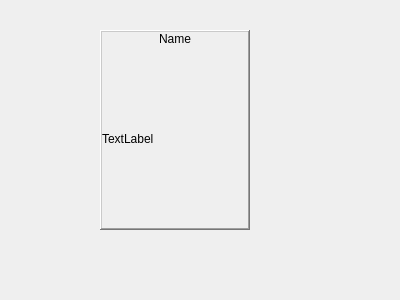
<?xml version="1.0" encoding="UTF-8"?>
<ui version="4.0">
 <class>Form</class>
 <widget class="QWidget" name="Form">
  <property name="geometry">
   <rect>
    <x>0</x>
    <y>0</y>
    <width>400</width>
    <height>300</height>
   </rect>
  </property>
  <property name="windowTitle">
   <string>Form</string>
  </property>
  <widget class="QFrame" name="frame_2">
   <property name="geometry">
    <rect>
     <x>100</x>
     <y>30</y>
     <width>150</width>
     <height>200</height>
    </rect>
   </property>
   <property name="sizePolicy">
    <sizepolicy hsizetype="Preferred" vsizetype="Preferred">
     <horstretch>0</horstretch>
     <verstretch>0</verstretch>
    </sizepolicy>
   </property>
   <property name="minimumSize">
    <size>
     <width>150</width>
     <height>200</height>
    </size>
   </property>
   <property name="maximumSize">
    <size>
     <width>150</width>
     <height>200</height>
    </size>
   </property>
   <property name="autoFillBackground">
    <bool>true</bool>
   </property>
   <property name="frameShape">
    <enum>QFrame::WinPanel</enum>
   </property>
   <property name="frameShadow">
    <enum>QFrame::Raised</enum>
   </property>
   <property name="lineWidth">
    <number>1</number>
   </property>
   <layout class="QVBoxLayout" name="verticalLayout_6">
    <property name="spacing">
     <number>3</number>
    </property>
    <property name="leftMargin">
     <number>0</number>
    </property>
    <property name="topMargin">
     <number>0</number>
    </property>
    <property name="rightMargin">
     <number>0</number>
    </property>
    <property name="bottomMargin">
     <number>0</number>
    </property>
    <item alignment="Qt::AlignTop">
     <widget class="QLabel" name="label_2">
      <property name="text">
       <string>Name</string>
      </property>
      <property name="alignment">
       <set>Qt::AlignHCenter|Qt::AlignTop</set>
      </property>
     </widget>
    </item>
    <item alignment="Qt::AlignTop">
     <widget class="QLabel" name="label_3">
      <property name="font">
       <font>
        <pointsize>9</pointsize>
       </font>
      </property>
      <property name="text">
       <string>TextLabel</string>
      </property>
     </widget>
    </item>
   </layout>
  </widget>
 </widget>
 <resources/>
 <connections/>
</ui>
